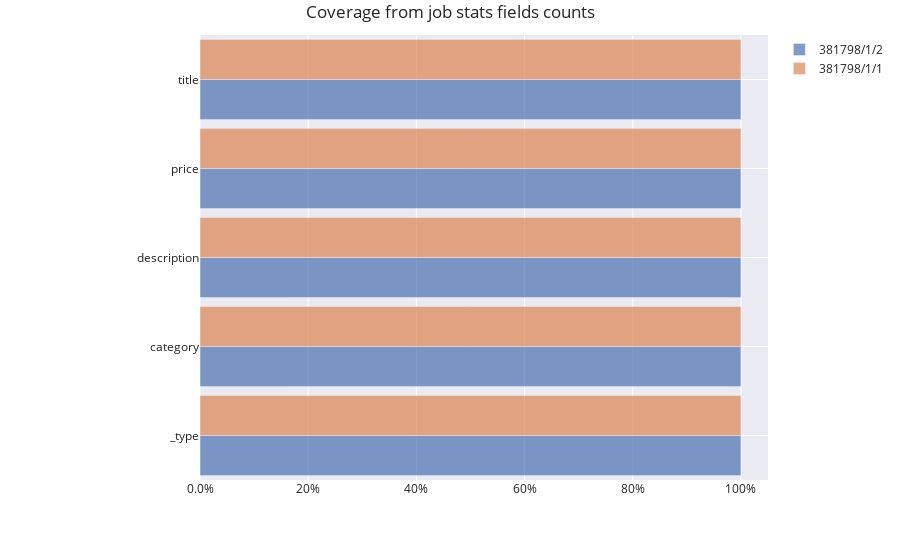
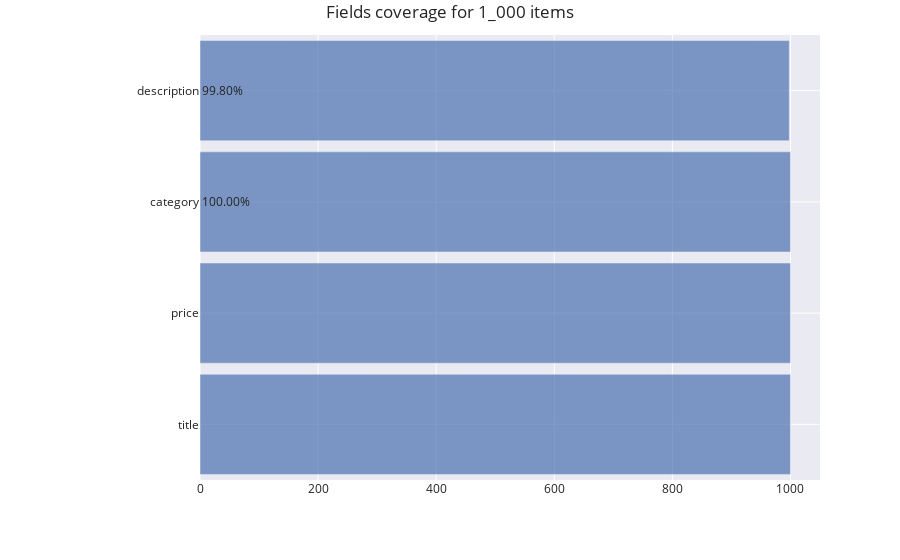
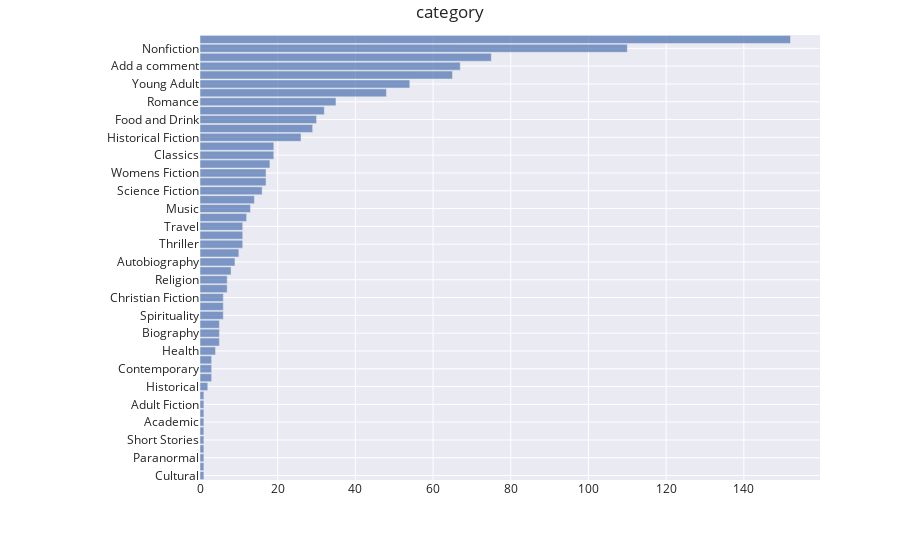
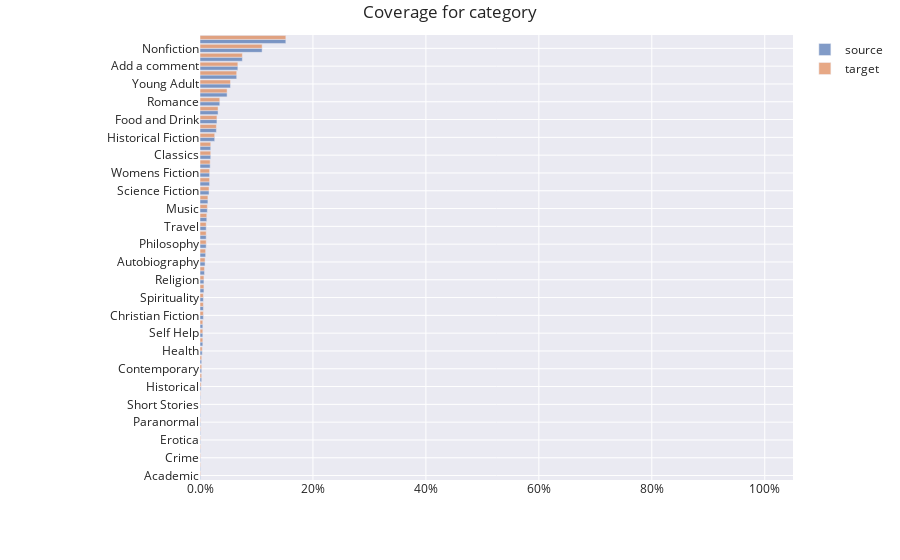

Notebook code cell kept with these figures, in order:
### Code cell
a.report_all()

### Figure 1 — Plotly figure (JSON) as saved in the notebook; plotly's stock layout.template omitted (floating-point values rounded to 4 significant figures)
{"data": [{"name": "381798/1/2", "opacity": 0.7, "orientation": "h", "type": "bar", "uid": "20e0da1a-b667-4d2b-a994-d0a823d4d5bb", "x": [1, 1, 1, 1, 1], "y": ["_type", "category", "description", "price", "title"]}, {"name": "381798/1/1", "opacity": 0.7, "orientation": "h", "type": "bar", "uid": "0db62905-dc3c-477b-908c-e976e223a067", "x": [1, 1, 1, 1, 1], "y": ["_type", "category", "description", "price", "title"]}], "layout": {"autosize": true, "bargap": 0.1, "hovermode": "y", "margin": {"l": 200, "t": 35}, "title": {"text": "Coverage from job stats fields counts"}, "xaxis": {"range": [0, 1.05], "tickformat": ".2p", "type": "linear"}, "yaxis": {"autorange": true, "range": [-0.5, 4.5], "type": "category"}}}

### Figure 2 — Plotly figure (JSON) as saved in the notebook; plotly's stock layout.template omitted (floating-point values rounded to 4 significant figures)
{"data": [{"opacity": 0.7, "orientation": "h", "type": "bar", "uid": "68673cc8-f6bd-4964-b1c3-1c075ec1b79c", "x": [1000, 1000, 1000, 998], "y": ["title", "price", "category", "description"]}], "layout": {"annotations": [{"showarrow": false, "text": "99.80%", "x": 0, "xref": "paper", "y": "description", "yref": "y"}, {"showarrow": false, "text": "100.00%", "x": 0, "xref": "paper", "y": "category", "yref": "y"}], "autosize": true, "bargap": 0.1, "hovermode": "y", "margin": {"l": 200, "t": 35}, "title": {"text": "Fields coverage for 1_000 items"}, "xaxis": {"range": [0, 1050], "type": "linear"}, "yaxis": {"autorange": true, "range": [-0.5, 3.5], "type": "category"}}}

### Figure 3 — Plotly figure (JSON) as saved in the notebook; plotly's stock layout.template omitted (floating-point values rounded to 4 significant figures)
{"data": [{"opacity": 0.7, "orientation": "h", "type": "bar", "uid": "69eb8ef0-b32d-430e-ba54-bd8a37602d75", "x": [1, 1, 1, 1, 1, 1, 1, 1, 1, 1, 2, 3, 3, 3, 4, 5, 5, 5, 6, 6, 6, 7, 7, 8, 9, 10, 11, 11, 11, 12, 13, 14, 16, 17, 17, 18, 19, 19, 26, 29, 30, 32, 35, 48, 54, 65, 67, 75, 110, 152], "y": ["Cultural", "Crime", "Paranormal", "Suspense", "Short Stories", "Erotica", "Academic", "Novels", "Adult Fiction", "Parenting", "Historical", "Politics", "Contemporary", "Christian", "Health", "Self Help", "Biography", "Sports and Games", "Spirituality", "New Adult", "Christian Fiction", "Psychology", "Religion", "Art", "Autobiography", "Humor", "Thriller", "Philosophy", "Travel", "Business", "Music", "Science", "Science Fiction", "Horror", "Womens Fiction", "History", "Classics", "Poetry", "Historical Fiction", "Childrens", "Food and Drink", "Mystery", "Romance", "Fantasy", "Young Adult", "Fiction", "Add a comment", "Sequential Art", "Nonfiction", "Default"]}], "layout": {"autosize": true, "bargap": 0.1, "hovermode": "y", "margin": {"l": 200, "t": 35}, "title": {"text": "category"}, "xaxis": {"range": [0, 159.6], "type": "linear"}, "yaxis": {"autorange": true, "range": [-0.5, 49.5], "type": "category"}}}

### Figure 4 — Plotly figure (JSON) as saved in the notebook; plotly's stock layout.template omitted (floating-point values rounded to 4 significant figures)
{"data": [{"name": "source", "opacity": 0.7, "orientation": "h", "type": "bar", "uid": "b6ff2a25-acfd-4325-85f2-91837d08adfa", "x": [0.001, 0.001, 0.001, 0.001, 0.001, 0.001, 0.001, 0.001, 0.001, 0.001, 0.002, 0.003, 0.003, 0.003, 0.004, 0.005, 0.005, 0.005, 0.006, 0.006, 0.006, 0.007, 0.007, 0.008, 0.009, 0.01, 0.011, 0.011, 0.011, 0.012, 0.013, 0.014, 0.016, 0.017, 0.017, 0.018, 0.019, 0.019, 0.026, 0.029, 0.03, 0.032, 0.035, 0.048, 0.054, 0.065, 0.067, 0.075, 0.11, 0.152], "y": ["Academic", "Adult Fiction", "Crime", "Cultural", "Erotica", "Novels", "Paranormal", "Parenting", "Short Stories", "Suspense", "Historical", "Christian", "Contemporary", "Politics", "Health", "Biography", "Self Help", "Sports and Games", "Christian Fiction", "New Adult", "Spirituality", "Psychology", "Religion", "Art", "Autobiography", "Humor", "Philosophy", "Thriller", "Travel", "Business", "Music", "Science", "Science Fiction", "Horror", "Womens Fiction", "History", "Classics", "Poetry", "Historical Fiction", "Childrens", "Food and Drink", "Mystery", "Romance", "Fantasy", "Young Adult", "Fiction", "Add a comment", "Sequential Art", "Nonfiction", "Default"]}, {"name": "target", "opacity": 0.7, "orientation": "h", "type": "bar", "uid": "6b0ef0c6-d288-43d6-813b-085cbebb4a86", "x": [0.001, 0.001, 0.001, 0.001, 0.001, 0.001, 0.001, 0.001, 0.001, 0.001, 0.002, 0.003, 0.003, 0.003, 0.004, 0.005, 0.005, 0.005, 0.006, 0.006, 0.006, 0.007, 0.007, 0.008, 0.009, 0.01, 0.011, 0.011, 0.011, 0.012, 0.013, 0.014, 0.016, 0.017, 0.017, 0.018, 0.019, 0.019, 0.026, 0.029, 0.03, 0.032, 0.035, 0.048, 0.054, 0.065, 0.067, 0.075, 0.11, 0.152], "y": ["Academic", "Adult Fiction", "Crime", "Cultural", "Erotica", "Novels", "Paranormal", "Parenting", "Short Stories", "Suspense", "Historical", "Christian", "Contemporary", "Politics", "Health", "Biography", "Self Help", "Sports and Games", "Christian Fiction", "New Adult", "Spirituality", "Psychology", "Religion", "Art", "Autobiography", "Humor", "Philosophy", "Thriller", "Travel", "Business", "Music", "Science", "Science Fiction", "Horror", "Womens Fiction", "History", "Classics", "Poetry", "Historical Fiction", "Childrens", "Food and Drink", "Mystery", "Romance", "Fantasy", "Young Adult", "Fiction", "Add a comment", "Sequential Art", "Nonfiction", "Default"]}], "layout": {"autosize": true, "bargap": 0.1, "hovermode": "y", "margin": {"l": 200, "t": 35}, "title": {"text": "Coverage for category"}, "xaxis": {"range": [0, 1.05], "tickformat": ".2p", "type": "linear"}, "yaxis": {"autorange": true, "range": [-0.5, 49.5], "type": "category"}}}
